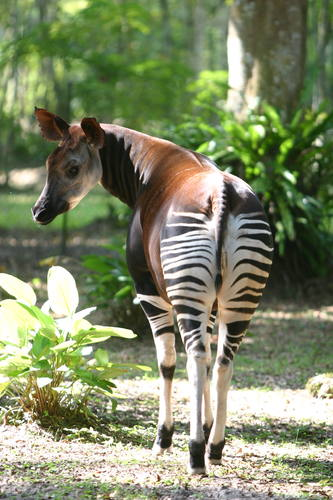
#> input picture Code/horse.jpg, 333 x 500 px
$ python 'Canny Edge Detector.py'
#> lines starting #> are read from the running program, lines starting #| are printed output that depends on the picture; after the words box and inside, x2 and y2 are one past the last pixel; in counts of white or black regions, pixels touching at a corner belong together
import cv2 as cv
import numpy as np

img = cv.imread('horse.jpg')
#> img is the input picture: shape (500, 333, 3); mean B, G, R 103.3, 136.1, 128

canny = cv.Canny(img,200,300)
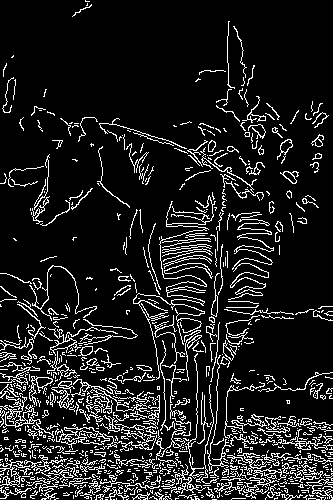
#> canny: shape (500, 333); 12% white in thin lines or dots

cv.imshow('Original',img)
cv.imshow('canny',canny)

cv.waitKey(0)
cv.destroyAllWindows()

$ run again, with Code/Lion.jpg copied over Code/horse.jpg
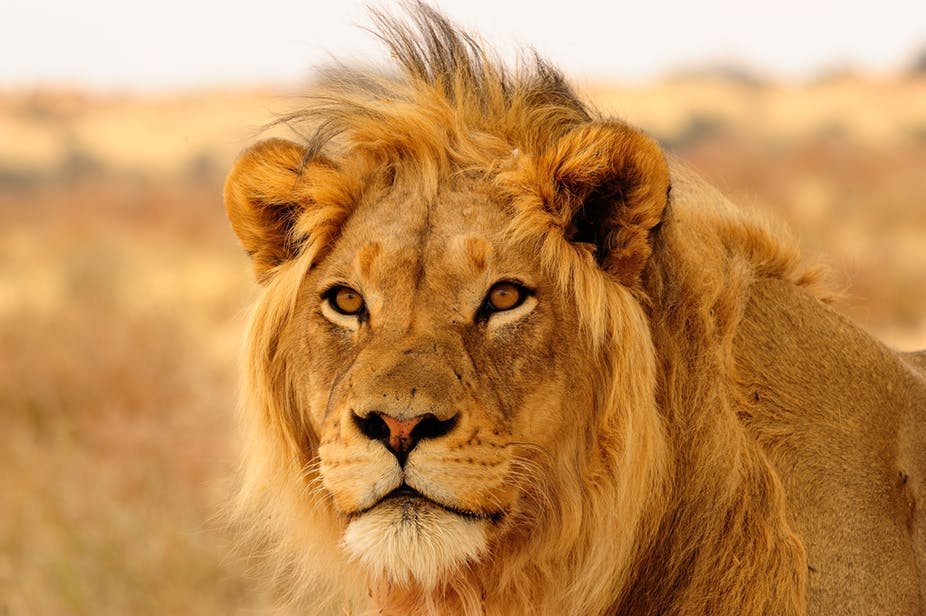
#> input picture Code/Lion.jpg, 926 x 616 px
#> img is the input picture: shape (616, 926, 3); mean B, G, R 85.7, 142.4, 194.2
#> `canny = cv.Canny(img,200,300)`:
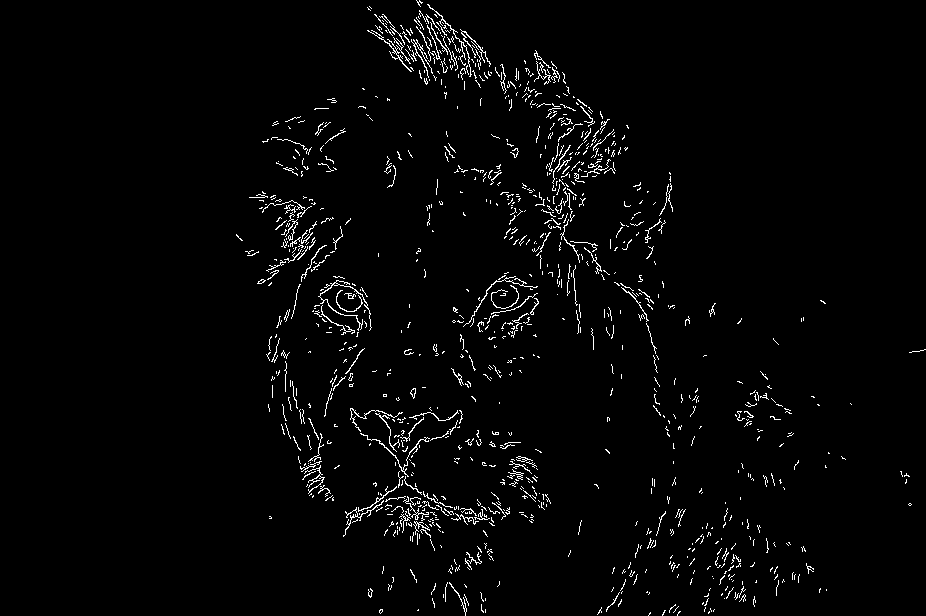
#> canny: shape (616, 926); 2.3% white in thin lines or dots, all inside (x1, y1, x2, y2) = (236, 0, 926, 616)

$ run again, with Code/bg.jpg copied over Code/horse.jpg
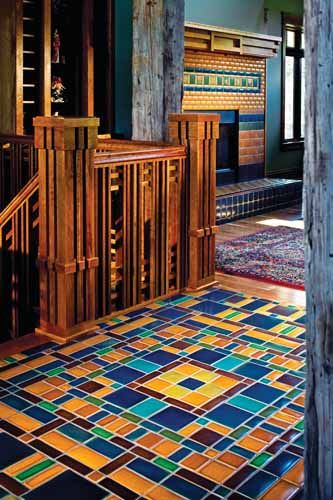
#> input picture Code/bg.jpg, 333 x 500 px
#> img is the input picture: shape (500, 333, 3); mean B, G, R 71.6, 81.3, 98.3
#> `canny = cv.Canny(img,200,300)`:
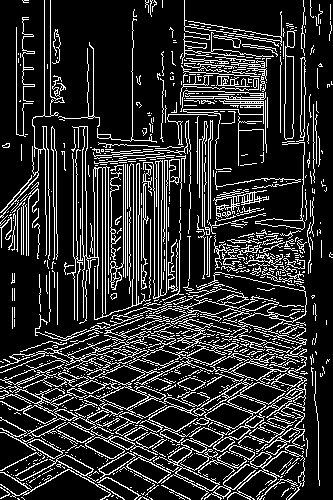
#> canny: shape (500, 333); 17.9% white in thin lines or dots

$ run again, with Code/blue.jpg copied over Code/horse.jpg
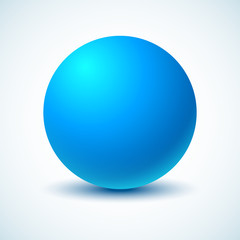
#> input picture Code/blue.jpg, 240 x 240 px
#> img is the input picture: shape (240, 240, 3); mean B, G, R 242.5, 217.4, 163
#> `canny = cv.Canny(img,200,300)`:
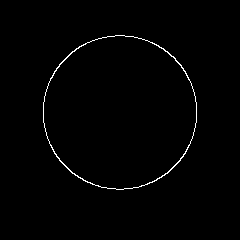
#> canny: shape (240, 240); 0.98% white in thin lines or dots, all inside (x1, y1, x2, y2) = (43, 35, 197, 190)
